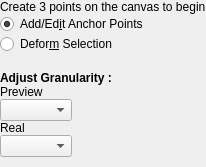
     <widget class="QWidget" name="cageTransformPage">
      <property name="layoutDirection">
       <enum>Qt::LeftToRight</enum>
      </property>
      <property name="autoFillBackground">
       <bool>false</bool>
      </property>
      <layout class="QVBoxLayout" name="verticalLayout_6">
       <property name="spacing">
        <number>0</number>
       </property>
       <property name="leftMargin">
        <number>0</number>
       </property>
       <property name="topMargin">
        <number>0</number>
       </property>
       <property name="rightMargin">
        <number>0</number>
       </property>
       <property name="bottomMargin">
        <number>0</number>
       </property>
       <item>
        <widget class="QLabel" name="cageTransformDirections">
         <property name="text">
          <string>Create 3 points on the canvas to begin</string>
         </property>
        </widget>
       </item>
       <item>
        <widget class="QRadioButton" name="cageAddEditRadio">
         <property name="text">
          <string>Add/Ed&amp;it Anchor Points</string>
         </property>
         <property name="checked">
          <bool>true</bool>
         </property>
         <attribute name="buttonGroup">
          <string notr="true">cageTransformButtonGroup</string>
         </attribute>
        </widget>
       </item>
       <item>
        <widget class="QRadioButton" name="cageDeformRadio">
         <property name="enabled">
          <bool>true</bool>
         </property>
         <property name="text">
          <string>Defor&amp;m Selection</string>
         </property>
         <attribute name="buttonGroup">
          <string notr="true">cageTransformButtonGroup</string>
         </attribute>
        </widget>
       </item>
       <item>
        <spacer name="verticalSpacer_3">
         <property name="orientation">
          <enum>Qt::Vertical</enum>
         </property>
         <property name="sizeType">
          <enum>QSizePolicy::Minimum</enum>
         </property>
         <property name="sizeHint" stdset="0">
          <size>
           <width>17</width>
           <height>17</height>
          </size>
         </property>
        </spacer>
       </item>
       <item>
        <widget class="QLabel" name="adjustGranularity">
         <property name="font">
          <font>
           <bold>true</bold>
          </font>
         </property>
         <property name="text">
          <string>Adjust Granularity :</string>
         </property>
        </widget>
       </item>
       <item>
        <layout class="QVBoxLayout" name="verticalLayout_13">
         <item>
          <widget class="QLabel" name="previewGranularity">
           <property name="text">
            <string comment="The Granularity value for Cage Transformation Preview">Preview</string>
           </property>
          </widget>
         </item>
         <item>
          <widget class="QComboBox" name="granularityPreview">
           <property name="sizePolicy">
            <sizepolicy hsizetype="Fixed" vsizetype="Fixed">
             <horstretch>0</horstretch>
             <verstretch>0</verstretch>
            </sizepolicy>
           </property>
          </widget>
         </item>
         <item>
          <widget class="QLabel" name="realGranularity">
           <property name="text">
            <string comment="The Granularity value for Cage Transformation Result">Real</string>
           </property>
          </widget>
         </item>
         <item>
          <widget class="QComboBox" name="changeGranularity">
           <property name="sizePolicy">
            <sizepolicy hsizetype="Fixed" vsizetype="Fixed">
             <horstretch>0</horstretch>
             <verstretch>0</verstretch>
            </sizepolicy>
           </property>
          </widget>
         </item>
        </layout>
       </item>
       <item>
        <spacer name="verticalSpacer">
         <property name="orientation">
          <enum>Qt::Vertical</enum>
         </property>
         <property name="sizeHint" stdset="0">
          <size>
           <width>20</width>
           <height>10</height>
          </size>
         </property>
        </spacer>
       </item>
      </layout>
     </widget>
